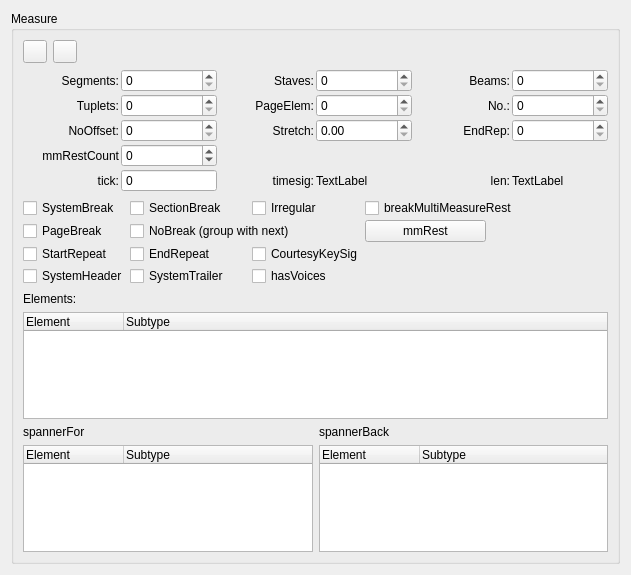
<?xml version="1.0" encoding="UTF-8"?>
<ui version="4.0">
 <class>MeasureBase</class>
 <widget class="QWidget" name="MeasureBase">
  <property name="geometry">
   <rect>
    <x>0</x>
    <y>0</y>
    <width>631</width>
    <height>575</height>
   </rect>
  </property>
  <property name="windowTitle">
   <string notr="true"/>
  </property>
  <layout class="QGridLayout">
   <item row="0" column="0" colspan="2">
    <widget class="QGroupBox" name="MeasureBase_2">
     <property name="title">
      <string notr="true">Measure</string>
     </property>
     <property name="flat">
      <bool>false</bool>
     </property>
     <layout class="QVBoxLayout" name="verticalLayout">
      <item>
       <layout class="QHBoxLayout" name="horizontalLayout">
        <item>
         <widget class="QToolButton" name="prevButton">
          <property name="toolTip">
           <string notr="true"/>
          </property>
          <property name="text">
           <string notr="true"/>
          </property>
          <property name="icon">
           <iconset resource="../musescore.qrc">
            <normaloff>:/data/icons/go-previous.svg</normaloff>:/data/icons/go-previous.svg</iconset>
          </property>
         </widget>
        </item>
        <item>
         <widget class="QToolButton" name="nextButton">
          <property name="text">
           <string notr="true"/>
          </property>
          <property name="icon">
           <iconset resource="../musescore.qrc">
            <normaloff>:/data/icons/go-next.svg</normaloff>:/data/icons/go-next.svg</iconset>
          </property>
         </widget>
        </item>
        <item>
         <spacer name="horizontalSpacer">
          <property name="orientation">
           <enum>Qt::Horizontal</enum>
          </property>
          <property name="sizeHint" stdset="0">
           <size>
            <width>40</width>
            <height>20</height>
           </size>
          </property>
         </spacer>
        </item>
       </layout>
      </item>
      <item>
       <layout class="QGridLayout" name="gridLayout_2">
        <property name="spacing">
         <number>2</number>
        </property>
        <item row="4" column="2">
         <widget class="QSpinBox" name="tick">
          <property name="readOnly">
           <bool>true</bool>
          </property>
          <property name="buttonSymbols">
           <enum>QAbstractSpinBox::NoButtons</enum>
          </property>
          <property name="maximum">
           <number>16000000</number>
          </property>
         </widget>
        </item>
        <item row="0" column="0">
         <widget class="QLabel" name="label">
          <property name="text">
           <string notr="true">Segments:</string>
          </property>
          <property name="textFormat">
           <enum>Qt::PlainText</enum>
          </property>
          <property name="alignment">
           <set>Qt::AlignRight|Qt::AlignTrailing|Qt::AlignVCenter</set>
          </property>
         </widget>
        </item>
        <item row="0" column="2">
         <widget class="QSpinBox" name="segments">
          <property name="sizePolicy">
           <sizepolicy hsizetype="Preferred" vsizetype="Fixed">
            <horstretch>0</horstretch>
            <verstretch>0</verstretch>
           </sizepolicy>
          </property>
         </widget>
        </item>
        <item row="0" column="3">
         <widget class="QLabel" name="label_4">
          <property name="text">
           <string notr="true">Staves:</string>
          </property>
          <property name="textFormat">
           <enum>Qt::PlainText</enum>
          </property>
          <property name="alignment">
           <set>Qt::AlignRight|Qt::AlignTrailing|Qt::AlignVCenter</set>
          </property>
         </widget>
        </item>
        <item row="0" column="5">
         <widget class="QSpinBox" name="staves"/>
        </item>
        <item row="0" column="6">
         <widget class="QLabel" name="label_7">
          <property name="text">
           <string notr="true">Beams:</string>
          </property>
          <property name="textFormat">
           <enum>Qt::PlainText</enum>
          </property>
          <property name="alignment">
           <set>Qt::AlignRight|Qt::AlignTrailing|Qt::AlignVCenter</set>
          </property>
         </widget>
        </item>
        <item row="0" column="8">
         <widget class="QSpinBox" name="beams"/>
        </item>
        <item row="1" column="0">
         <widget class="QLabel" name="label_2">
          <property name="text">
           <string notr="true">Tuplets:</string>
          </property>
          <property name="textFormat">
           <enum>Qt::PlainText</enum>
          </property>
          <property name="alignment">
           <set>Qt::AlignRight|Qt::AlignTrailing|Qt::AlignVCenter</set>
          </property>
         </widget>
        </item>
        <item row="1" column="2">
         <widget class="QSpinBox" name="tuplets">
          <property name="sizePolicy">
           <sizepolicy hsizetype="Preferred" vsizetype="Fixed">
            <horstretch>0</horstretch>
            <verstretch>0</verstretch>
           </sizepolicy>
          </property>
         </widget>
        </item>
        <item row="1" column="3">
         <widget class="QLabel" name="label_5">
          <property name="text">
           <string notr="true">PageElem:</string>
          </property>
          <property name="textFormat">
           <enum>Qt::PlainText</enum>
          </property>
          <property name="alignment">
           <set>Qt::AlignRight|Qt::AlignTrailing|Qt::AlignVCenter</set>
          </property>
         </widget>
        </item>
        <item row="1" column="5">
         <widget class="QSpinBox" name="pageElements"/>
        </item>
        <item row="1" column="6">
         <widget class="QLabel" name="label_8">
          <property name="text">
           <string notr="true">No.:</string>
          </property>
          <property name="textFormat">
           <enum>Qt::PlainText</enum>
          </property>
          <property name="alignment">
           <set>Qt::AlignRight|Qt::AlignTrailing|Qt::AlignVCenter</set>
          </property>
         </widget>
        </item>
        <item row="1" column="8">
         <widget class="QSpinBox" name="measureNo"/>
        </item>
        <item row="2" column="0">
         <widget class="QLabel" name="label_3">
          <property name="text">
           <string notr="true">NoOffset:</string>
          </property>
          <property name="textFormat">
           <enum>Qt::PlainText</enum>
          </property>
          <property name="alignment">
           <set>Qt::AlignRight|Qt::AlignTrailing|Qt::AlignVCenter</set>
          </property>
         </widget>
        </item>
        <item row="2" column="2">
         <widget class="QSpinBox" name="noOffset">
          <property name="sizePolicy">
           <sizepolicy hsizetype="Preferred" vsizetype="Fixed">
            <horstretch>0</horstretch>
            <verstretch>0</verstretch>
           </sizepolicy>
          </property>
         </widget>
        </item>
        <item row="2" column="3">
         <widget class="QLabel" name="label_6">
          <property name="text">
           <string notr="true">Stretch:</string>
          </property>
          <property name="textFormat">
           <enum>Qt::PlainText</enum>
          </property>
          <property name="alignment">
           <set>Qt::AlignRight|Qt::AlignTrailing|Qt::AlignVCenter</set>
          </property>
         </widget>
        </item>
        <item row="2" column="5">
         <widget class="QDoubleSpinBox" name="stretch"/>
        </item>
        <item row="2" column="6">
         <widget class="QLabel" name="label_9">
          <property name="text">
           <string notr="true">EndRep:</string>
          </property>
          <property name="alignment">
           <set>Qt::AlignRight|Qt::AlignTrailing|Qt::AlignVCenter</set>
          </property>
         </widget>
        </item>
        <item row="2" column="8">
         <widget class="QSpinBox" name="repeatCount"/>
        </item>
        <item row="4" column="6">
         <widget class="QLabel" name="label_16">
          <property name="text">
           <string notr="true">len:</string>
          </property>
          <property name="alignment">
           <set>Qt::AlignRight|Qt::AlignTrailing|Qt::AlignVCenter</set>
          </property>
         </widget>
        </item>
        <item row="4" column="3">
         <widget class="QLabel" name="label_15">
          <property name="text">
           <string notr="true">timesig:</string>
          </property>
          <property name="alignment">
           <set>Qt::AlignRight|Qt::AlignTrailing|Qt::AlignVCenter</set>
          </property>
         </widget>
        </item>
        <item row="4" column="0">
         <widget class="QLabel" name="label_14">
          <property name="text">
           <string notr="true">tick:</string>
          </property>
          <property name="alignment">
           <set>Qt::AlignRight|Qt::AlignTrailing|Qt::AlignVCenter</set>
          </property>
         </widget>
        </item>
        <item row="4" column="5">
         <widget class="QLabel" name="timesig">
          <property name="text">
           <string notr="true">TextLabel</string>
          </property>
         </widget>
        </item>
        <item row="4" column="8">
         <widget class="QLabel" name="len">
          <property name="text">
           <string notr="true">TextLabel</string>
          </property>
         </widget>
        </item>
        <item row="3" column="0">
         <widget class="QLabel" name="label_12">
          <property name="toolTip">
           <string notr="true"/>
          </property>
          <property name="text">
           <string notr="true">mmRestCount</string>
          </property>
          <property name="alignment">
           <set>Qt::AlignRight|Qt::AlignTrailing|Qt::AlignVCenter</set>
          </property>
         </widget>
        </item>
        <item row="3" column="2">
         <widget class="QSpinBox" name="mmRestCount">
          <property name="minimum">
           <number>-2</number>
          </property>
          <property name="maximum">
           <number>99999</number>
          </property>
         </widget>
        </item>
       </layout>
      </item>
      <item>
       <layout class="QGridLayout" name="gridLayout1">
        <property name="leftMargin">
         <number>0</number>
        </property>
        <property name="topMargin">
         <number>0</number>
        </property>
        <property name="rightMargin">
         <number>0</number>
        </property>
        <property name="bottomMargin">
         <number>0</number>
        </property>
        <property name="spacing">
         <number>2</number>
        </property>
        <item row="1" column="3">
         <widget class="QPushButton" name="mmRest">
          <property name="text">
           <string notr="true">mmRest</string>
          </property>
         </widget>
        </item>
        <item row="0" column="3" colspan="2">
         <widget class="QCheckBox" name="breakMultiMeasureRest">
          <property name="text">
           <string notr="true">breakMultiMeasureRest</string>
          </property>
         </widget>
        </item>
        <item row="2" column="1">
         <widget class="QCheckBox" name="endRepeat">
          <property name="text">
           <string notr="true">EndRepeat</string>
          </property>
         </widget>
        </item>
        <item row="1" column="1" colspan="2">
         <widget class="QCheckBox" name="noBreak">
          <property name="text">
           <string>NoBreak (group with next)</string>
          </property>
         </widget>
        </item>
        <item row="1" column="0">
         <widget class="QCheckBox" name="pageBreak">
          <property name="text">
           <string notr="true">PageBreak</string>
          </property>
         </widget>
        </item>
        <item row="2" column="0">
         <widget class="QCheckBox" name="startRepeat">
          <property name="sizePolicy">
           <sizepolicy hsizetype="Fixed" vsizetype="Fixed">
            <horstretch>0</horstretch>
            <verstretch>0</verstretch>
           </sizepolicy>
          </property>
          <property name="text">
           <string notr="true">StartRepeat</string>
          </property>
         </widget>
        </item>
        <item row="0" column="0">
         <widget class="QCheckBox" name="lineBreak">
          <property name="text">
           <string notr="true">SystemBreak</string>
          </property>
         </widget>
        </item>
        <item row="3" column="0">
         <widget class="QCheckBox" name="hasSystemHeader">
          <property name="text">
           <string notr="true">SystemHeader</string>
          </property>
         </widget>
        </item>
        <item row="3" column="1">
         <widget class="QCheckBox" name="hasSystemTrailer">
          <property name="text">
           <string notr="true">SystemTrailer</string>
          </property>
         </widget>
        </item>
        <item row="0" column="1">
         <widget class="QCheckBox" name="sectionBreak">
          <property name="text">
           <string notr="true">SectionBreak</string>
          </property>
         </widget>
        </item>
        <item row="2" column="2">
         <widget class="QCheckBox" name="hasCourtesyKeySig">
          <property name="text">
           <string notr="true">CourtesyKeySig</string>
          </property>
         </widget>
        </item>
        <item row="0" column="2">
         <widget class="QCheckBox" name="irregular">
          <property name="sizePolicy">
           <sizepolicy hsizetype="Fixed" vsizetype="Fixed">
            <horstretch>0</horstretch>
            <verstretch>0</verstretch>
           </sizepolicy>
          </property>
          <property name="text">
           <string notr="true">Irregular</string>
          </property>
         </widget>
        </item>
        <item row="3" column="2">
         <widget class="QCheckBox" name="hasVoices">
          <property name="text">
           <string notr="true">hasVoices</string>
          </property>
         </widget>
        </item>
       </layout>
      </item>
      <item>
       <widget class="QLabel" name="label_11">
        <property name="text">
         <string notr="true">Elements:</string>
        </property>
       </widget>
      </item>
      <item>
       <widget class="QTreeWidget" name="sel">
        <column>
         <property name="text">
          <string notr="true">Element</string>
         </property>
        </column>
        <column>
         <property name="text">
          <string notr="true">Subtype</string>
         </property>
        </column>
       </widget>
      </item>
      <item>
       <layout class="QHBoxLayout" name="horizontalLayout_2">
        <property name="topMargin">
         <number>0</number>
        </property>
        <item>
         <layout class="QVBoxLayout" name="verticalLayout_2">
          <property name="leftMargin">
           <number>0</number>
          </property>
          <item>
           <widget class="QLabel" name="label_18">
            <property name="text">
             <string notr="true">spannerFor</string>
            </property>
           </widget>
          </item>
          <item>
           <widget class="QTreeWidget" name="spannerFor">
            <column>
             <property name="text">
              <string notr="true">Element</string>
             </property>
            </column>
            <column>
             <property name="text">
              <string notr="true">Subtype</string>
             </property>
            </column>
           </widget>
          </item>
         </layout>
        </item>
        <item>
         <layout class="QVBoxLayout" name="verticalLayout_3">
          <property name="leftMargin">
           <number>0</number>
          </property>
          <item>
           <widget class="QLabel" name="label_20">
            <property name="text">
             <string notr="true">spannerBack</string>
            </property>
           </widget>
          </item>
          <item>
           <widget class="QTreeWidget" name="spannerBack">
            <column>
             <property name="text">
              <string notr="true">Element</string>
             </property>
            </column>
            <column>
             <property name="text">
              <string notr="true">Subtype</string>
             </property>
            </column>
           </widget>
          </item>
         </layout>
        </item>
       </layout>
      </item>
     </layout>
    </widget>
   </item>
  </layout>
 </widget>
 <resources>
  <include location="../musescore.qrc"/>
 </resources>
 <connections/>
</ui>
